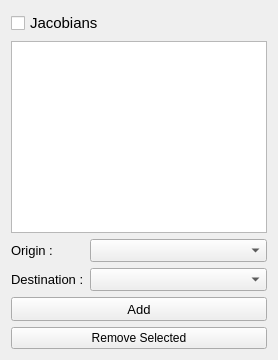
         <widget class="QWidget" name="tab_jac">
          <attribute name="title">
           <string>Jacobians</string>
          </attribute>
          <layout class="QGridLayout" name="gridLayout_4">
           <item row="0" column="0" colspan="2">
            <widget class="QCheckBox" name="checkBox_jac">
             <property name="font">
              <font>
               <pointsize>11</pointsize>
              </font>
             </property>
             <property name="text">
              <string>Jacobians</string>
             </property>
            </widget>
           </item>
           <item row="1" column="0" colspan="2">
            <widget class="QListWidget" name="listWidget_jac">
             <property name="selectionMode">
              <enum>QAbstractItemView::ExtendedSelection</enum>
             </property>
            </widget>
           </item>
           <item row="2" column="0">
            <widget class="QLabel" name="label_jac_origin">
             <property name="maximumSize">
              <size>
               <width>50</width>
               <height>16777215</height>
              </size>
             </property>
             <property name="font">
              <font>
               <pointsize>10</pointsize>
              </font>
             </property>
             <property name="text">
              <string>Origin :</string>
             </property>
            </widget>
           </item>
           <item row="2" column="1">
            <widget class="QComboBox" name="comboBox_jac_origin">
             <property name="font">
              <font>
               <pointsize>10</pointsize>
              </font>
             </property>
            </widget>
           </item>
           <item row="3" column="0">
            <widget class="QLabel" name="label_jac_destination">
             <property name="maximumSize">
              <size>
               <width>75</width>
               <height>16777215</height>
              </size>
             </property>
             <property name="font">
              <font>
               <pointsize>10</pointsize>
              </font>
             </property>
             <property name="text">
              <string>Destination :</string>
             </property>
            </widget>
           </item>
           <item row="3" column="1">
            <widget class="QComboBox" name="comboBox_jac_destination">
             <property name="font">
              <font>
               <pointsize>10</pointsize>
              </font>
             </property>
            </widget>
           </item>
           <item row="4" column="0" colspan="2">
            <widget class="QPushButton" name="pushButton_jac_add">
             <property name="minimumSize">
              <size>
               <width>0</width>
               <height>24</height>
              </size>
             </property>
             <property name="maximumSize">
              <size>
               <width>16777215</width>
               <height>24</height>
              </size>
             </property>
             <property name="font">
              <font>
               <pointsize>10</pointsize>
              </font>
             </property>
             <property name="cursor">
              <cursorShape>PointingHandCursor</cursorShape>
             </property>
             <property name="text">
              <string>Add</string>
             </property>
            </widget>
           </item>
           <item row="5" column="0" colspan="2">
            <widget class="QPushButton" name="pushButton_jac_del">
             <property name="minimumSize">
              <size>
               <width>0</width>
               <height>20</height>
              </size>
             </property>
             <property name="maximumSize">
              <size>
               <width>16777215</width>
               <height>24</height>
              </size>
             </property>
             <property name="cursor">
              <cursorShape>PointingHandCursor</cursorShape>
             </property>
             <property name="text">
              <string>Remove Selected</string>
             </property>
            </widget>
           </item>
          </layout>
         </widget>
